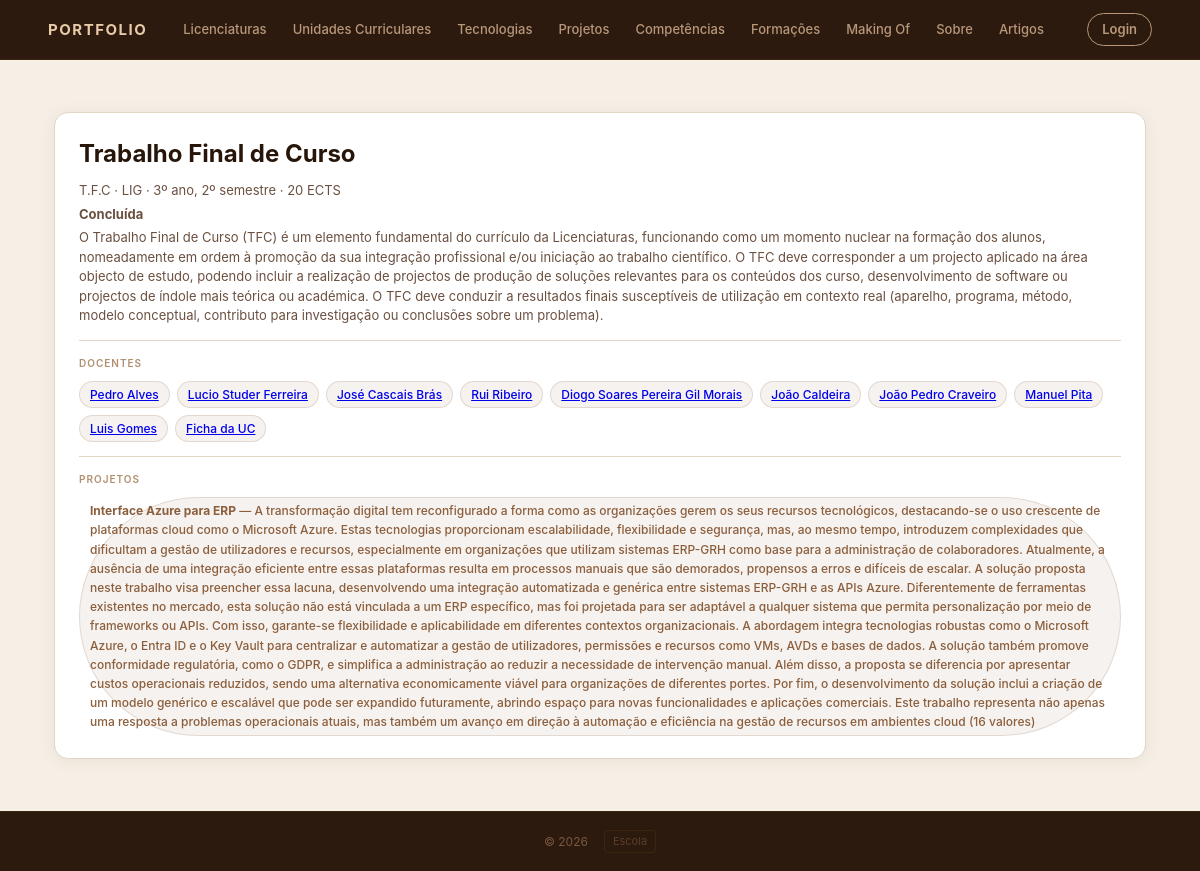
The app's page /unidade_curricular/31 with its own data.
### portfolio/models.py (models this page shows, shortened)
class UnidadeCurricular(models.Model):
    licenciatura = models.ForeignKey(Licenciatura, on_delete=models.CASCADE)
    nome = models.CharField(max_length=200)
    sigla = models.CharField(max_length=20)
    ano = models.IntegerField()
    semestre = models.IntegerField()
    ects = models.IntegerField()
    descricao = models.TextField(blank=True)
    imagem = models.ImageField(upload_to='unidades_curriculares/', blank=True, null=True)
    url_ficha = models.URLField(blank=True)
    concluida = models.BooleanField(default=False)
    docentes = models.ManyToManyField(Docente, blank=True)

class Licenciatura(models.Model):
    nome = models.CharField(max_length=200)
    sigla = models.CharField(max_length=20)
    grau = models.CharField(max_length=50)
    duracao_anos = models.IntegerField()
    descricao = models.TextField(blank=True)
    imagem = models.ImageField(upload_to='licenciatura/', blank=True, null=True)
    url_deisi = models.URLField(blank=True)
    url_lusofona = models.URLField(blank=True)

class Docente(models.Model):
    nome = models.CharField(max_length=200)
    url_perfil_lusofona = models.URLField(blank=True)
    email = models.EmailField(blank=True)
    foto = models.ImageField(upload_to='docentes/', blank=True, null=True)

class Projeto(models.Model):
    uc = models.ForeignKey(UnidadeCurricular, on_delete=models.CASCADE)
    titulo = models.CharField(max_length=200)
    descricao = models.TextField(blank=True)
    conceitos_aplicados = models.TextField(blank=True)
    imagem = models.ImageField(upload_to='projetos/', blank=True, null=True)
    url_video_demo = models.URLField(blank=True)
    url_github = models.URLField(blank=True)
    ano_realizacao = models.IntegerField()
    nota = models.IntegerField(blank=True, null=True)
    tecnologias = models.ManyToManyField(Tecnologia, blank=True)

### portfolio/views.py (the view)
# urls.py: path('unidade_curricular/<int:id>', views.uc_view, name='uc'),
def uc_view(request, id):
    uc = UnidadeCurricular.objects.select_related('licenciatura').prefetch_related('docentes', 'projeto_set').get(id=id)
    return render(request, 'portfolio/uc.html', {'uc': uc})

### accounts/context_processors.py (called while the page is built)
def is_gestor(request):
    return {
        'is_gestor': request.user.is_authenticated and request.user.groups.filter(name='gestor-portfolio').exists()
    }

### portfolio/templates/portfolio/uc.html
{% extends 'portfolio/base.html' %}
{% block content %}
<article class="detail">
    <header>
        <h2>{{ uc.nome }}</h2>
        <p>{{ uc.sigla }} &middot; {{ uc.licenciatura.sigla }} &middot; {{ uc.ano }}º ano, {{ uc.semestre }}º semestre &middot; {{ uc.ects }} ECTS</p>
        {% if uc.concluida %}
            <p><strong>Concluída</strong></p>
        {% else %}
            <p><strong>Em curso</strong></p>
        {% endif %}
        {% if uc.descricao %}
            <p>{{ uc.descricao }}</p>
        {% endif %}
    </header>
    <section>
        <h4>Docentes</h4>
        <ul>
            {% for docente in uc.docentes.all %}
                <li>
                    {% if docente.url_perfil_lusofona %}
                        <a href="{{ docente.url_perfil_lusofona }}" target="_blank">{{ docente.nome }}</a>
                    {% else %}
                        {{ docente.nome }}
                    {% endif %}
                </li>
            {% empty %}
                <li>Sem docentes registados</li>
            {% endfor %}
            {% if uc.url_ficha %}
                <li><a href="{{ uc.url_ficha }}" target="_blank">Ficha da UC</a></li>
            {% endif %}
        </ul>
    </section>
    <section>
        <h4>Projetos</h4>
        <ul>
            {% for projeto in uc.projeto_set.all %}
                <li>
                    <strong>{{ projeto.titulo }}</strong>
                    {% if projeto.descricao %} — {{ projeto.descricao }}{% endif %}
                    {% if projeto.nota %} ({{ projeto.nota }} valores){% endif %}
                </li>
            {% empty %}
                <li>Sem projetos registados</li>
            {% endfor %}
        </ul>
    </section>
</article>
{% endblock %}

### portfolio/static/portfolio/styles.css (style rules this page uses)
:root { --bg: #f5efe6; --bg-card: #ffffff; --bg-card-hover:#fdf8f2; --border: #e2d5c3; --border-hover: #c4a47c; --accent: #8b5e3c; --accent-soft: rgba(139,94,60,0.08); --accent-mid: #a5703f; --text: #261508; --text-muted: #6b5040; --text-faint: #b09070; --radius: 14px; --shadow: 0 2px 16px rgba(100,60,20,0.08); --shadow-hover: 0 8px 28px rgba(100,60,20,0.14); }
* { box-sizing: border-box; margin: 0; padding: 0; }
body { font-family: "Inter", "Segoe UI", system-ui, -apple-system, sans-serif; background: var(--bg); color: var(--text); line-height: 1.6; min-height: 100vh; display: flex; flex-direction: column; }
article { background: var(--bg-card); border: 1px solid var(--border); border-radius: var(--radius); padding: 22px 24px; box-shadow: var(--shadow); transition: transform 0.2s ease, border-color 0.2s, box-shadow 0.2s; position: relative; overflow: hidden; }
article::before { content: ''; position: absolute; top: 0; left: 0; width: 3px; height: 100%; background: linear-gradient(to bottom, var(--accent), transparent); opacity: 0; transition: opacity 0.2s; }
article > header { margin-bottom: 14px; }
article > header p { font-size: 12px; color: var(--text-muted); line-height: 1.5; }
article > section { margin-top: 14px; padding-top: 14px; border-top: 1px solid var(--border); }
article > section > h4 { font-size: 10px; font-weight: 600; text-transform: uppercase; letter-spacing: 0.1em; color: var(--text-faint); margin-bottom: 10px; }
article > section > ul { list-style: none; display: flex; flex-wrap: wrap; gap: 7px; }
article > section > ul > li { background: var(--accent-soft); color: var(--accent); border: 1px solid rgba(139,94,60,0.18); padding: 3px 10px; border-radius: 999px; font-size: 12px; font-weight: 500; }
article.detail > header h2 { font-size: 24px; font-weight: 700; margin-bottom: 8px; }
article.detail > header p { font-size: 13px; color: var(--text-muted); margin-bottom: 4px; }

### records on screen
UnidadeCurricular: nome "Trabalho Final de Curso", sigla "T.F.C", licenciatura.sigla "LIG", ano "3", semestre "2", ects "20", descricao "O Trabalho Final de Curso (TFC) é um elemento fundamental do currículo da Licenciaturas, funcionando como um momento nuclear na formação dos alunos, nomeadamente em ordem à promoção da sua integração profissional e/ou iniciação ao trabalho científico. O TFC deve corresponder a um projecto aplicado na área objecto de estudo, podendo incluir a realização de projectos de produção de soluções relevantes para os conteúdos dos curso, desenvolvimento de software ou projectos de índole mais teórica ou académica. O TFC deve conduzir a resultados finais susceptíveis de utilização em contexto real (aparelho, programa, método, modelo conceptual, contributo para investigação ou conclusões sobre um…"
Docente: nome "Pedro Alves"
Docente: nome "Lucio Studer Ferreira"
Docente: nome "José Cascais Brás"
Docente: nome "Rui Ribeiro"
Docente: nome "Diogo Soares Pereira Gil Morais"
Docente: nome "João Caldeira"
Docente: nome "João Pedro Craveiro"
Docente: nome "Manuel Pita"
Docente: nome "Luis Gomes"
Projeto: titulo "Interface Azure para ERP", descricao "A transformação digital tem reconfigurado a forma como as organizações gerem os seus recursos tecnológicos, destacando-se o uso crescente de plataformas cloud como o Microsoft Azure. Estas tecnologias proporcionam escalabilidade, flexibilidade e segurança, mas, ao mesmo tempo, introduzem complexidades que dificultam a gestão de utilizadores e recursos, especialmente em organizações que utilizam sistemas ERP-GRH como base para a administração de colaboradores. Atualmente, a ausência de uma integração eficiente entre essas plataformas resulta em processos manuais que são demorados, propensos a erros e difíceis de escalar. A solução proposta neste trabalho visa preencher essa lacuna,…", nota "16"
